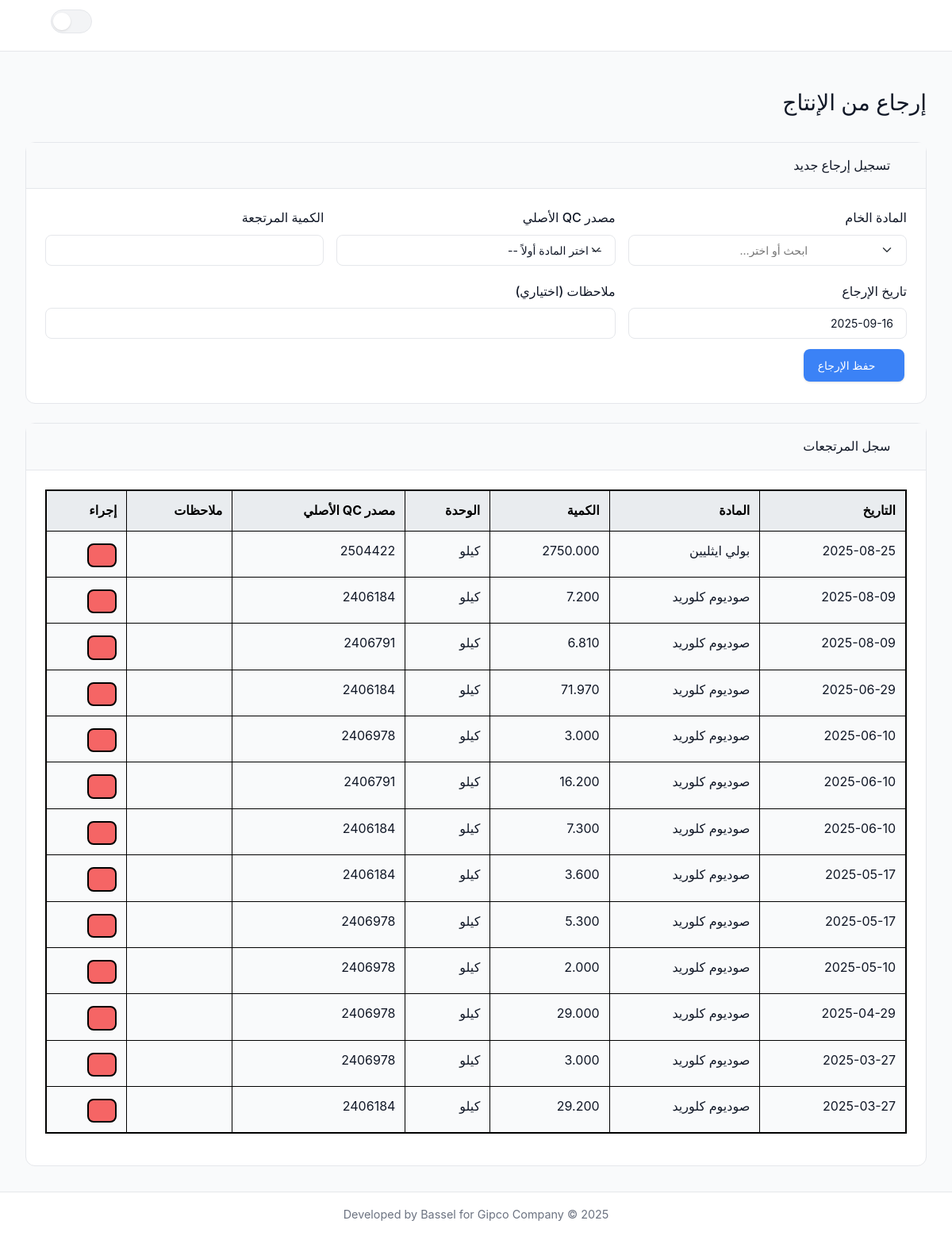
Page /production_returns/ on the earlier database version.
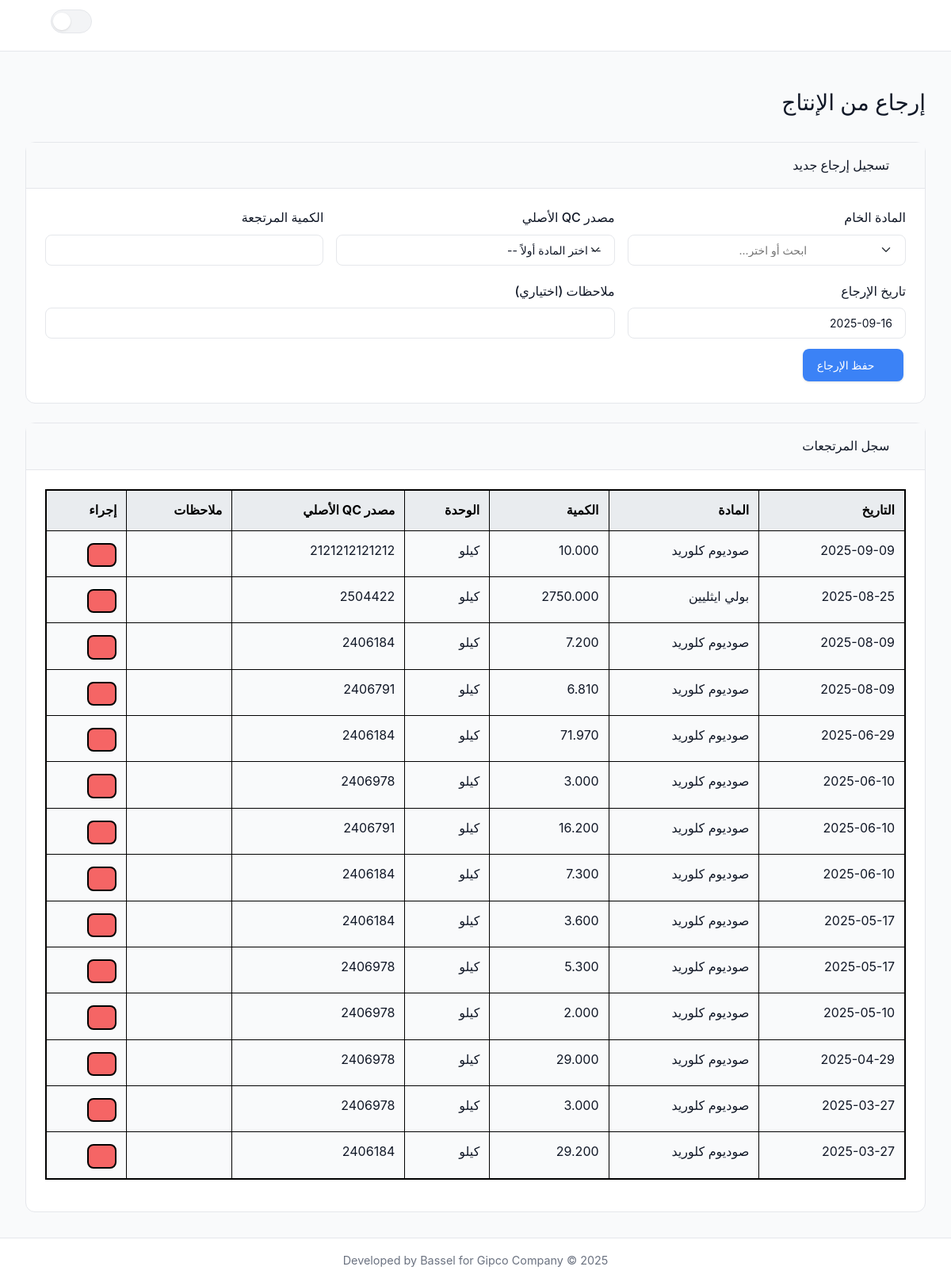
Same page on the later database version.
### inventory/models.py (models this page shows, shortened)
class ProductionReturn(models.Model):
    product = models.ForeignKey(
        Product,
        on_delete=models.CASCADE,
        related_name='production_returns',
        verbose_name=_("Product")
    )
    source_log = models.ForeignKey(
        InventoryLog,
        on_delete=models.CASCADE,
        related_name='production_returns',
        verbose_name=_("Original Source Log")
    )
    quantity = models.FloatField(verbose_name=_("Quantity Returned"))
    return_date = models.DateTimeField(verbose_name=_("Return Date"))
    notes = models.TextField(null=True, blank=True, verbose_name=_("Notes"))
    class Meta:
        db_table = 'production_returns'
        verbose_name = _("Production Return")
        verbose_name_plural = _("Production Returns")
        ordering = ['-return_date']

class Product(models.Model):
    class ProductType(models.TextChoices):
        RAW_MATERIAL = 'مواد خام', _('مواد خام')
        PACKAGING = 'تعبئه و تغليف', _('تعبئه و تغليف')
        FINAL_PRODUCT = 'منتج نهائي', _('منتج نهائي')
        MRO = 'قطع غيار و صيانة', _('قطع غيار و صيانة')
        CONSUMABLE = 'مستهلكات', _('مستهلكات')
    name = models.CharField(max_length=255, verbose_name=_("Product Name"))
    code = models.CharField(max_length=100, unique=True, verbose_name=_("Product Code"))
    product_type = models.CharField(
        max_length=50,
        choices=ProductType.choices,
        verbose_name=_("Product Type")
    )
    unit = models.CharField(max_length=50, verbose_name=_("Unit of Measurement"))
    tags = models.ManyToManyField('ProductTag', blank=True, verbose_name=_("Tags"))
    moving_average_cost = models.DecimalField(
        max_digits=12, decimal_places=3, default=Decimal('0.000'), verbose_name=_("Moving Average Cost")
    )
    override_inventory_account = models.ForeignKey(
        'Account', on_delete=models.SET_NULL, null=True, blank=True,
        related_name='+', verbose_name=_("Override Inventory Account")
    )
    override_cogs_expense_account = models.ForeignKey(
        'Account', on_delete=models.SET_NULL, null=True, blank=True,
        related_name='+', verbose_name=_("Override COGS/Expense Account")
    )
    override_sales_revenue_account = models.ForeignKey(
        'Account', on_delete=models.SET_NULL, null=True, blank=True,
        related_name='+', verbose_name=_("Override Sales Revenue Account")
    )
    class Meta:
        db_table = 'products'
        verbose_name = _("Product")
        verbose_name_plural = _("Products")
        ordering = ['name']

class InventoryLog(models.Model):
    class Status(models.TextChoices):
        QUARANTINED = 'quarantined', _('تحت الفحص')
        RELEASED = 'released', _('مفرج عنه')
        REJECTED = 'rejected', _('مرفوض')
        SCRAPPED = 'scrapped', _('خردة') # --- NEW STATUS ---
    class VatTreatment(models.TextChoices):
        RECOVERABLE = 'recoverable', _('ضريبة قابلة للخصم')
        CAPITALIZED = 'capitalized', _('تضاف للتكلفة')
    product = models.ForeignKey(
        Product,
        on_delete=models.CASCADE,
        related_name='inventory_logs',
        verbose_name=_("Product")
    )
    company = models.ForeignKey(
        Company,
        on_delete=models.SET_NULL,
        null=True,
        blank=True,
        related_name='inventory_logs',
        verbose_name=_("Company")
    )
    quantity = models.FloatField(verbose_name=_("Quantity"))
    timestamp = models.DateTimeField(verbose_name=_("Timestamp"))
    qc_no = models.CharField(
        max_length=100,
        null=True,
        blank=True,
        verbose_name=_("QC Number")
    )
    status = models.CharField(
        max_length=20,
        choices=Status.choices,
        default=Status.QUARANTINED,
        verbose_name=_("Status")
    )
    release_timestamp = models.DateTimeField(
        null=True,
        blank=True,
        verbose_name=_("Release Timestamp")
    )
    po_item = models.ForeignKey(
        'PurchaseOrderItem',
        on_delete=models.SET_NULL,
        null=True,
        blank=True,
        related_name='receipts',
        verbose_name=_("Purchase Order Item")
    )
    tags = models.ManyToManyField(
        'ProductTag',
        blank=True,
        verbose_name=_("Tags"),
        related_name='inventory_logs'
    )
    base_unit_price = models.DecimalField(
        max_digits=12, decimal_places=3, default=Decimal('0.000'), verbose_name=_("Base Unit Price (before VAT)")
    )
    vat_amount = models.DecimalField(
        max_digits=12, decimal_places=3, default=Decimal('0.000'), verbose_name=_("VAT Amount")
    )
    vat_treatment = models.CharField(
        max_length=20,
        choices=VatTreatment.choices,
        default=VatTreatment.RECOVERABLE,
        verbose_name=_("VAT Treatment")
    )
    withholding_tax_amount = models.DecimalField(
        max_digits=12, decimal_places=3, default=Decimal('0.000'), verbose_name=_("Withholding Tax Amount")
    )
    class Meta:
        db_table = 'inventory_log'
        verbose_name = _("Inventory Log")
        verbose_name_plural = _("Inventory Logs")
        ordering = ['-timestamp']

### inventory/views/production_returns.py (the view, shortened to what this page needs)
# urls.py: path('production_returns/', production_returns, name='production_returns'),
def production_returns(request: HttpRequest) -> HttpResponse:
    context = {
        'active_page': 'production_returns',
        'returns': ProductionReturn.objects.select_related('product', 'source_log').all(),
        'products': Product.objects.filter(~Q(product_type=Product.ProductType.FINAL_PRODUCT)),
        'today_date': timezone.now().strftime('%Y-%m-%d'),
        'is_partial_request': 'X-Partial-Request' in request.headers
    }
    if 'X-Partial-Request' in request.headers:
        return render(request, 'inventory/partials/production_returns_content.html', context)
    return render(request, 'inventory/production_returns.html', context)

### inventory/templates/inventory/production_returns.html
{% extends "inventory/layout.html" %}
{% load static %}
{% block content %}
  {% include "inventory/partials/production_returns_content.html" %}
{% endblock content %}

### inventory/templates/inventory/layout.html (shortened to what this page needs)
{% load static %}
<!DOCTYPE html>
<html lang="ar" dir="rtl" data-bs-theme="light">
<head>
    <link rel="stylesheet" href="{% static 'css/google-fonts.css' %}" />
    <link rel="stylesheet" href="{% static 'css/bootstrap.css' %}" />
    <link rel="stylesheet" href="{% static 'css/bootstrap-icons.min.css' %}" />
    <link rel="stylesheet" href="{% static 'css/flatpickr.min.css' %}" />
    <link rel="stylesheet" href="{% static 'css/tom-select.bootstrap5.min.css' %}"/>
    <link rel="stylesheet" href="{% static 'css/style.css' %}" />
    <link rel="stylesheet" href="{% static 'css/print.css' %}" media="print">
</head>
<body>
    <div class="layout-wrapper">
        <div class="main-content">
            <header class="header">
                <button class="sidebar-toggle" type="button" data-bs-toggle="offcanvas" data-bs-target="#sidebarOffcanvas" aria-controls="sidebarOffcanvas" aria-label="Toggle Sidebar">
                    <i class="bi bi-list"></i>
                </button>
                <div class="header-actions">
                    <div class="form-check form-switch theme-switch">
                        <label class="form-check-label" for="darkModeSwitch">
                            <i class="bi bi-sun-fill"></i>
                            <i class="bi bi-moon-stars-fill"></i>
                        </label>
                    </div>
                </div>
            </header>
            <main class="content-wrapper">
                <div id="page-content">
                    {% block content %}{% endblock %}
                </div>
            </main>
            <footer class="footer mt-auto py-3 text-center">
                <div class="container">
                    <span>Developed by Bassel for Gipco Company &copy; 2025</span>
                </div>
            </footer>
        </div>
    </div>
</body>
</html>

### inventory/templates/inventory/partials/production_returns_content.html (shortened to what this page needs)
<div class="d-flex justify-content-between flex-wrap flex-md-nowrap align-items-center pt-3 pb-2 mb-3 border-bottom">
    <h1 class="h2">إرجاع من الإنتاج</h1>
</div>
<div class="card mb-4">
    <div class="card-header">
        <i class="bi bi-plus-circle me-1"></i>
        تسجيل إرجاع جديد
    </div>
    <div class="card-body">
        <form action="{% url 'inventory:production_returns' %}" method="post" id="returnForm">
            <div class="row g-3">
                <div class="col-md-4">
                    <label for="product_id" class="form-label">المادة الخام</label>
                </div>
                <div class="col-md-4">
                    <label for="source_log_id" class="form-label">مصدر QC الأصلي</label>
                    <select class="form-select" id="source_log_id" name="source_log_id" required disabled>
                        <option value="" selected disabled>-- اختر المادة أولاً --</option>
                    </select>
                </div>
                <div class="col-md-4">
                    <label for="quantity" class="form-label">الكمية المرتجعة</label>
                    <input type="number" class="form-control" id="quantity" name="quantity" step="0.001" min="0" required>
                </div>
                <div class="col-md-4">
                    <label for="return_date" class="form-label">تاريخ الإرجاع</label>
                    <input type="text" class="form-control datepicker" id="return_date" name="return_date" value="{{ today_date }}" required>
                </div>
                <div class="col-md-8">
                    <label for="notes" class="form-label">ملاحظات (اختياري)</label>
                    <input type="text" class="form-control" id="notes" name="notes">
                </div>
            </div>
            <button type="submit" class="btn btn-primary mt-3">
                <i class="bi bi-save me-1"></i>
                حفظ الإرجاع
            </button>
        </form>
    </div>
</div>
<div class="card">
    <div class="card-header">
        <i class="bi bi-clock-history me-1"></i>
        سجل المرتجعات
    </div>
    <div class="card-body">
        <div class="table-responsive">
            <table class="table table-striped table-hover table-bordered">
                <thead class="table-light">
                    <tr>
                        <th>التاريخ</th>
                        <th>المادة</th>
                        <th>الكمية</th>
                        <th>الوحدة</th>
                        <th>مصدر QC الأصلي</th>
                        <th>ملاحظات</th>
                        <th>إجراء</th>
                    </tr>
                </thead>
                <tbody>
                    {% for item in returns %}
                    <tr>
                        <td>{{ item.return_date|date:"Y-m-d" }}</td>
                        <td>{{ item.product.name }}</td>
                        <td>{{ item.quantity|floatformat:3 }}</td>
                        <td>{{ item.product.unit }}</td>
                        <td>{{ item.source_log.qc_no|default:"N/A" }}</td>
                        <td>{{ item.notes }}</td>
                        <td>
                            <form action="{% url 'inventory:delete_production_return' pk=item.id %}" method="post" onsubmit="return confirm('هل أنت متأكد من حذف هذا السجل؟');">
                                <button type="submit" class="btn btn-sm btn-outline-danger" title="حذف السجل">
                                    <i class="bi bi-trash"></i>
                                </button>
                            </form>
                        </td>
                    </tr>
                    {% empty %}
                    <tr>
                        <td colspan="7" class="text-center">لا توجد سجلات مرتجعات.</td>
                    </tr>
                    {% endfor %}
                </tbody>
            </table>
        </div>
    </div>
</div>

Differences in the rows shown:
added ProductionReturn: return_date "2025-09-09", product.name "صوديوم كلوريد", quantity "10.000", product.unit "كيلو", source_log.qc_no "2121212121212"
